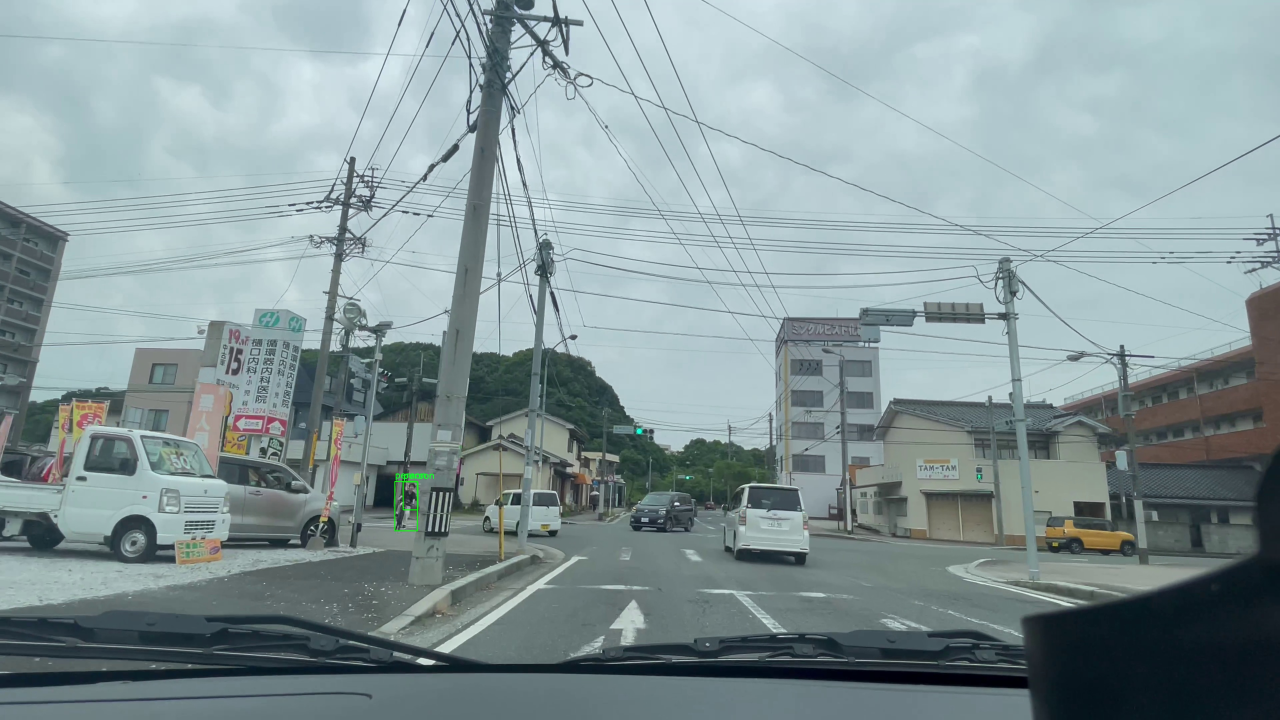
#> input picture frame_results/frame_11.jpg, 3840 x 2160 px, given in place of frame_0.jpg, which was not available (shown at 1/3 size)
$ python color_extraction.py
#> lines starting #> are read from the running program, lines starting #| are printed output that depends on the picture; after the words box and inside, x2 and y2 are one past the last pixel; in counts of white or black regions, pixels touching at a corner belong together; pictures that were not available may be replaced by others from this repository, and a replacement may not be noted
"""import os
import cv2
import numpy as np

# 画像が保存されているディレクトリのパス
image_dir = "/usr/src/ultralytics/prg/Driving_Support_System/frame_results_boxs"

# 色を抽出する画像のファイル名リスト
image_files_to_process = ["frame_119.jpg", "frame_316.jpg"]

# 色抽出した画像の保存先ディレクトリ
extracted_color_image_dir = "/usr/src/ultralytics/prg/Driving_Support_System/color"
os.makedirs(extracted_color_image_dir, exist_ok=True)  # 保存ディレクトリが存在しない場合は作成

# 抽出する色の範囲（例: 青色）
lower_color = np.array([80, 100, 100])
upper_color = np.array([140, 255, 255])

# 各画像ファイルについて色抽出を実行
for image_file in image_files_to_process:
    # 画像のパスを取得
    image_path = os.path.join(image_dir, image_file)

    # 画像を読み込み
    image = cv2.imread(image_path)

    # 画像が読み込まれていることを確認
    if image is None:
        print(f"画像 {image_file} を読み込めませんでした。")
        continue

    # 画像をHSVに変換
    hsv_image = cv2.cvtColor(image, cv2.COLOR_BGR2HSV)

    # 指定した色範囲内のマスクを作成
    mask = cv2.inRange(hsv_image, lower_color, upper_color)

    # 元の画像とマスクを使用して色を抽出
    extracted_color_image = cv2.bitwise_and(image, image, mask=mask)

    # 色抽出した画像の保存パスを設定
    extracted_color_image_path = os.path.join(extracted_color_image_dir, f"extracted_{image_file}")

    # 色抽出した画像を保存
    cv2.imwrite(extracted_color_image_path, extracted_color_image)

    print(f"画像 {image_file} から色を抽出し、{extracted_color_image_path} に保存しました。")"""

import os
import cv2
import numpy as np
import pandas as pd

# 画像が保存されているディレクトリのパス
image_dir = "/usr/src/ultralytics/prg/Driving_Support_System/frame_results"

# 色を抽出する画像のファイル名リスト
image_files_to_process = ["frame_0.jpg", "frame_119.jpg", "frame_316.jpg"]

# 色抽出した画像の保存先ディレクトリ
extracted_color_image_dir = "/usr/src/ultralytics/prg/Driving_Support_System/color"
os.makedirs(extracted_color_image_dir, exist_ok=True)  # 保存ディレクトリが存在しない場合は作成

# 抽出する色の範囲（青緑色）
lower_color = np.array([80, 100, 100])
upper_color = np.array([140, 255, 255])

# データを保存するリスト
data = []

# 各画像ファイルについて色抽出を実行
for image_file in image_files_to_process:
    # 画像のパスを取得
    image_path = os.path.join(image_dir, image_file)

    # 画像を読み込み
    image = cv2.imread(image_path)
#> image is the input picture: shape (2160, 3840, 3); mean B, G, R 153.2, 150.8, 133.7

    # 画像が読み込まれていることを確認
    if image is None:
        print(f"画像 {image_file} を読み込めませんでした。")
        continue

    # 画像をHSVに変換
    hsv_image = cv2.cvtColor(image, cv2.COLOR_BGR2HSV)
#> hsv_image: shape (2160, 3840, 3); mean H, S, V 91, 44.6, 154.8

    # 指定した色範囲内のマスクを作成
    mask = cv2.inRange(hsv_image, lower_color, upper_color)
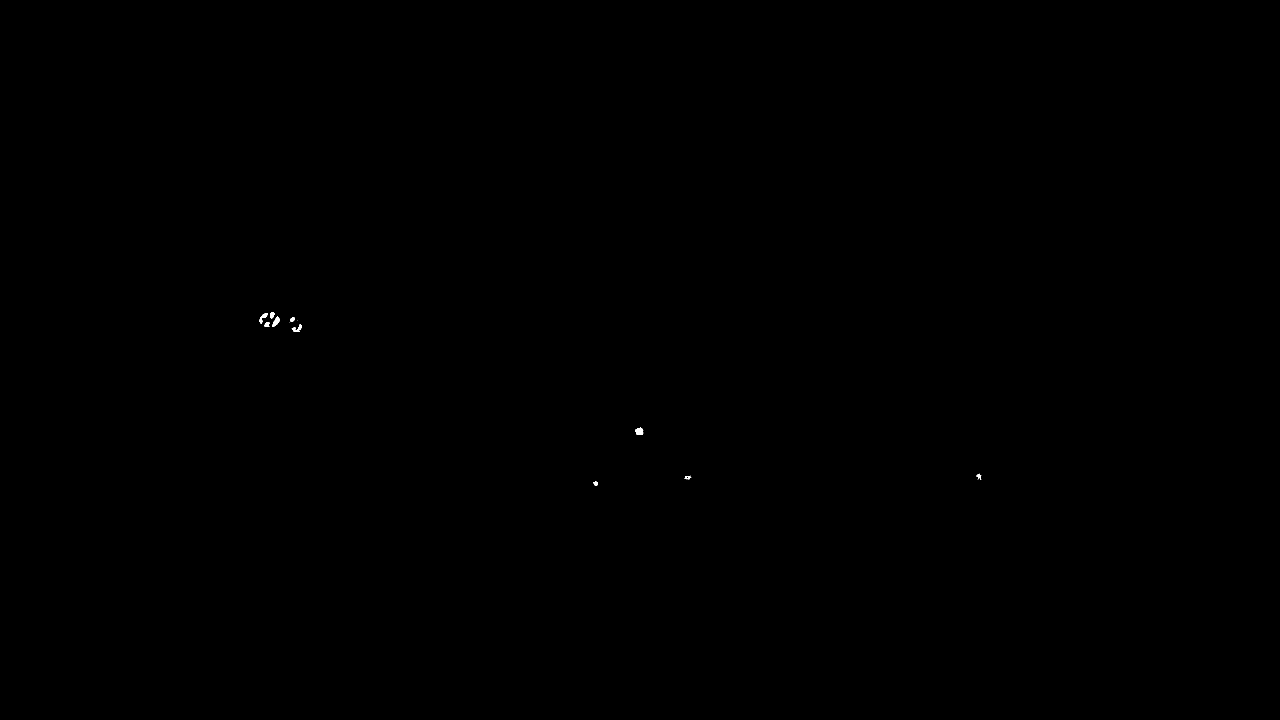
#> mask: shape (2160, 3840) (shown at 1/3 size); 0.02% white; 15 white regions (3 under 20 px), largest, box (x1, y1, x2, y2) and area: (1905, 1282, 1930, 1304) 394, (816, 949, 839, 980) 349, (779, 939, 803, 971) 279

    # マスクの白色ピクセルの数をカウント
    white_pixel_count = cv2.countNonZero(mask)
#> white_pixel_count = 2049

    # 信号機の青信号が検出されたかどうかを判断
    detected = white_pixel_count > 0
#> detected = True

    # データをリストに追加
    data.append([image_file, detected])

    # 元の画像とマスクを使用して色を抽出
    extracted_color_image = cv2.bitwise_and(image, image, mask=mask)

    # 色抽出した画像の保存パスを設定
    extracted_color_image_path = os.path.join(extracted_color_image_dir, f"extracted_{image_file}")

    # 色抽出した画像を保存
    cv2.imwrite(extracted_color_image_path, extracted_color_image)

    print(f"画像 {image_file} から信号機の青信号を抽出し、{extracted_color_image_path} に保存しました。")
#> pass 2 of the loop `for image_file in image_files_to_process:`:
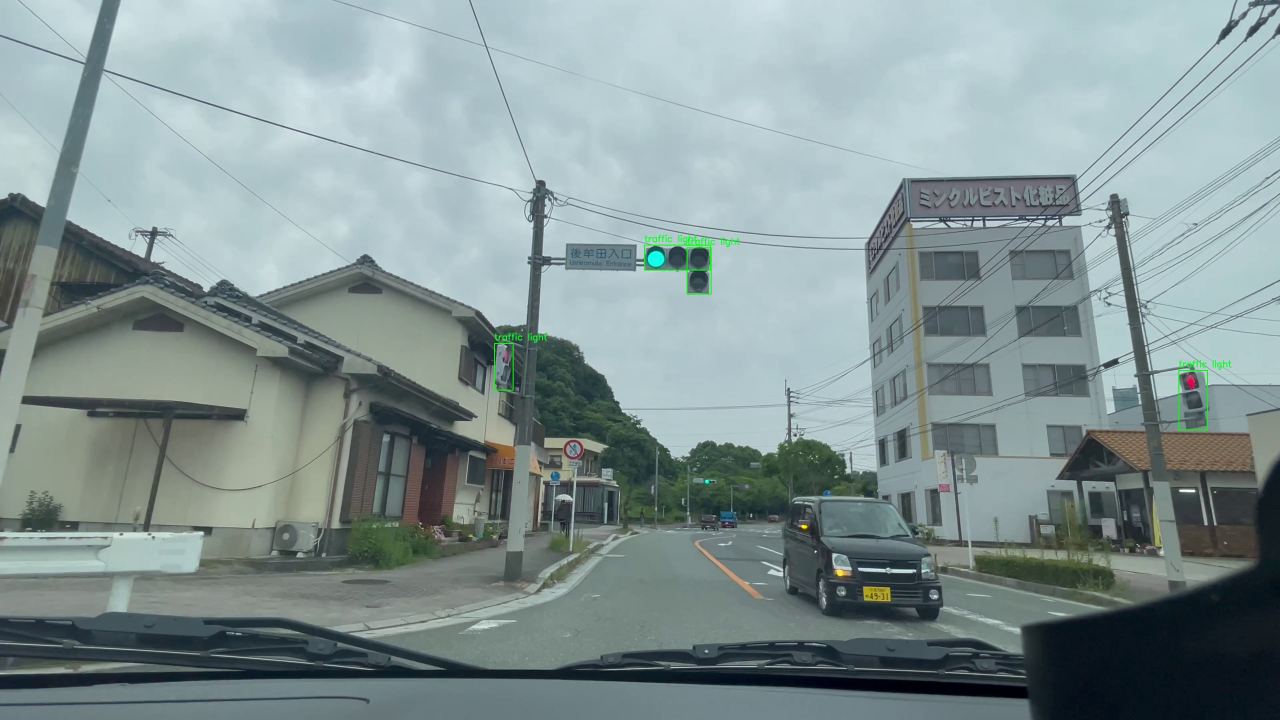
#> input picture frame_results/frame_130.jpg, 3840 x 2160 px, given in place of frame_119.jpg, which was not available (shown at 1/3 size)
#> image is the input picture: shape (2160, 3840, 3); mean B, G, R 148, 147.7, 131.1
#> hsv_image: shape (2160, 3840, 3); mean H, S, V 87.1, 43.5, 151.3
#> `mask = cv2.inRange(hsv_image, lower_color, upper_color)`:
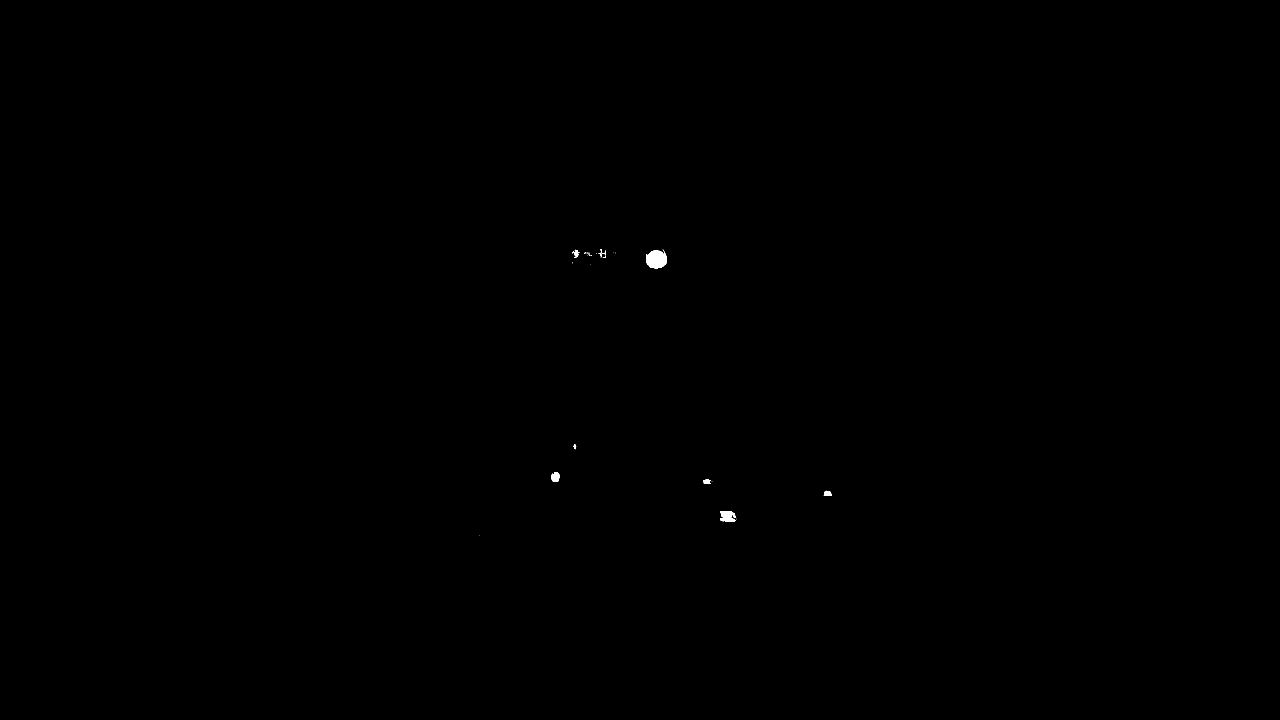
#> mask: shape (2160, 3840) (shown at 1/3 size); 0.06% white; 33 white regions (25 under 20 px), largest, box (x1, y1, x2, y2) and area: (1938, 750, 2000, 805) 2672, (2160, 1534, 2207, 1565) 1019, (1653, 1417, 1679, 1444) 552
#> white_pixel_count = 5168

# データをデータフレームに変換
df = pd.DataFrame(data, columns=['image_file', 'blue_signal_detected'])
#> df = table of 3 rows and 2 columns

# CSVファイルに保存
csv_path = os.path.join(extracted_color_image_dir, "extracted_color_detection_results.csv")
#> (the run stopped early here; a loop or call above may not have finished)
